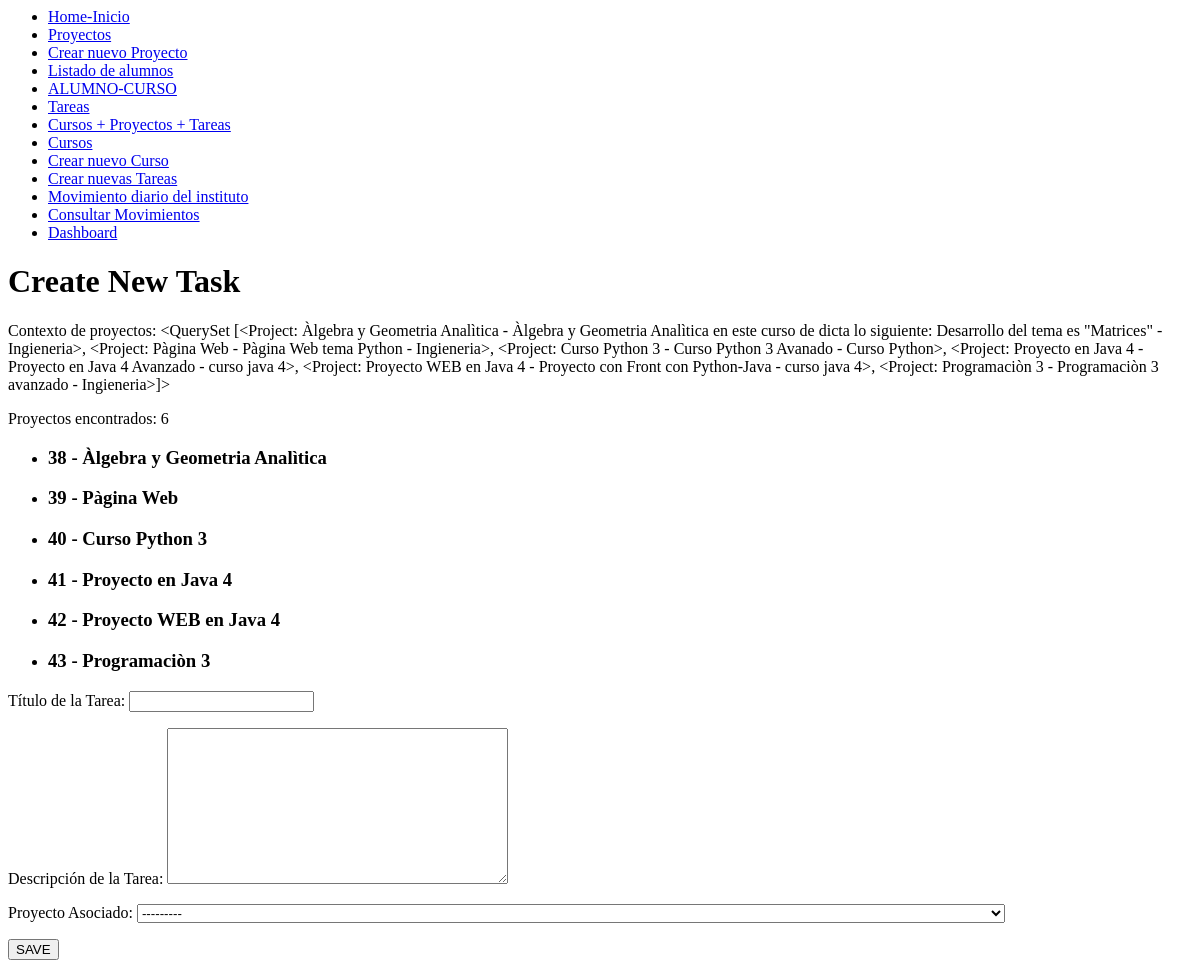
/create_tasks/, run on an earlier commit of the app's database.
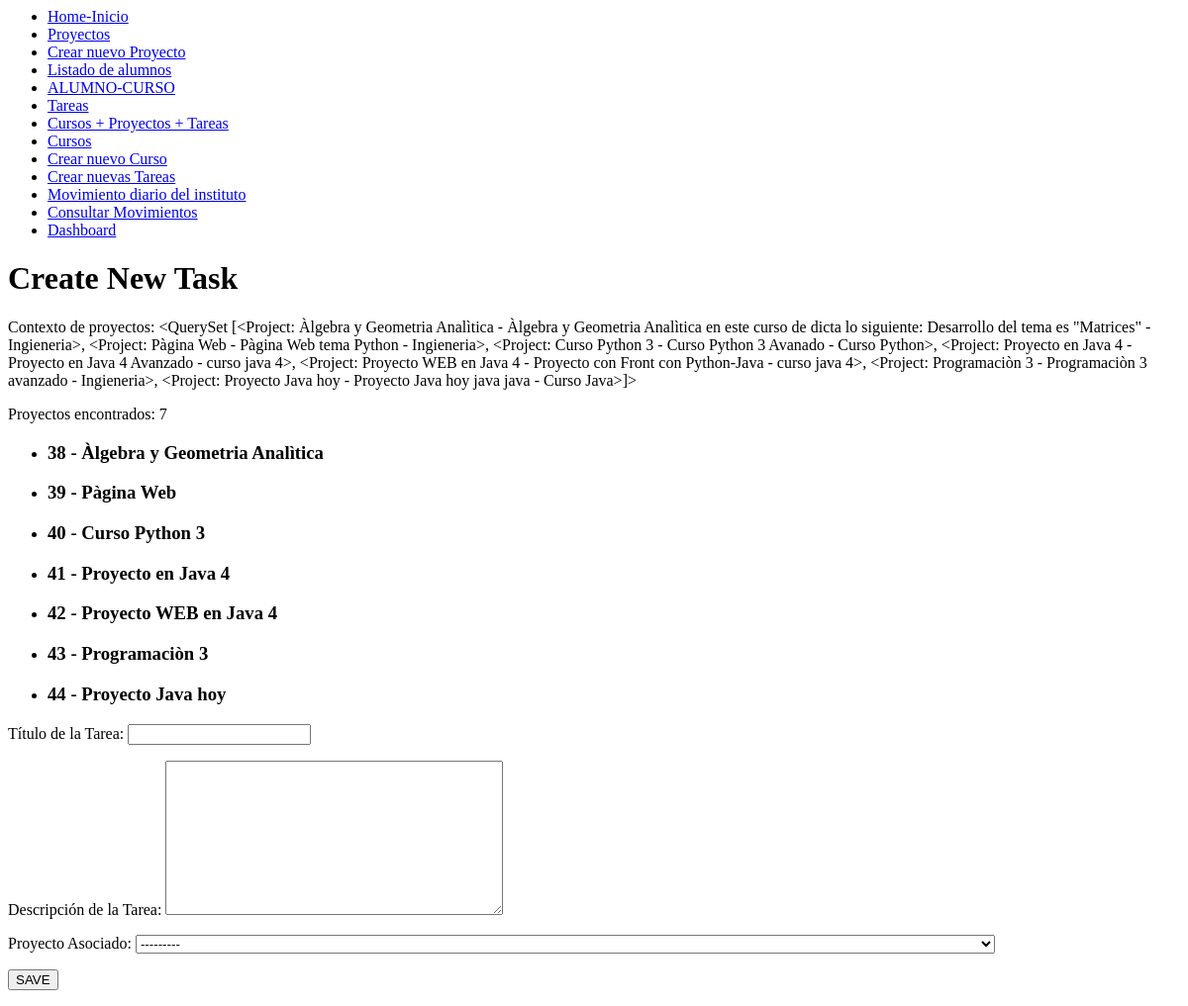
And on a later commit of the database.
### miapp/models.py (models this page shows, shortened)
class Project(models.Model):
    name = models.CharField(max_length=100)
    description = models.CharField(max_length=255)
    curso = models.ForeignKey(Course, on_delete=models.CASCADE, default=1)
    def __str__(self):
        return f"{self.name} - {self.description} - {self.curso.name}"

class Course(models.Model):
    name = models.CharField(max_length=100)
    description = models.TextField()
    done = models.BooleanField(default=False)

### miapp/views.py (the view)
# urls.py: path('create_tasks/', views.create_task),
def create_task(request):
    c_proyectos = Project.objects.all()
    if request.method == 'POST':
        form = CreateNewTask(request.POST)
        if form.is_valid():
            proyecto = form.cleaned_data['project']
            print('=====', proyecto)
            proyecto_id = proyecto.id
            print(f"Proyecto seleccionado: {proyecto.name}, ID: {proyecto_id}")
            task = form.save(commit=False)
            task.project_id = proyecto_id
            task.save()
            return redirect('/tasks/')
    else:
        form = CreateNewTask()
    context = {
        'proyectos': c_proyectos,
        'form': form,
    }
    return render(request, 'task/create_task.html', context)

### miapp/forms.py
class CreateNewTask(forms.ModelForm):
    project = forms.ModelChoiceField(queryset=Project.objects.all(), label="Proyecto Asociado")
    title = forms.CharField(label='Título de la Tarea', max_length=200)
    description = forms.CharField(label='Descripción de la Tarea:', widget=forms.Textarea)
    class Meta:
        model = Task
        fields = ['title', 'description', 'project']

### miapp/templates/task/create_task.html (shortened to what this page needs)
{% extends 'layout/menu.html' %}
{% block content %}
<h1> Create New Task </h1>
<p>Contexto de proyectos: {{ proyectos }}</p>
<p>Proyectos encontrados: {{ proyectos.count }}</p>
{% for project in proyectos %}
    <ul>
        <li>
            <h3>
            {{ project.id }} - {{ project.name }}
            </h3>
        </li>
    </ul>
{% endfor %}
<form method="POST">
    {{ form.as_p }}
    <button>
        SAVE
    </button>
</form>
{% endblock %}

What changed in the data, as far as the page shows it:
computed for Project "Àlgebra y Geometria Analìtica": name+description+curso "…Programaciòn 3 avanzado - Ingieneria>]>" → "…Programaciòn 3 avanzado - Ingieneria>, <Project: Proyecto Java hoy - Proyecto Java hoy java java - Curso Java>]>"
added Project: id "44", name "Proyecto Java hoy"
Also different on the page:
{{ proyectos.count }}: "6" → "7"
